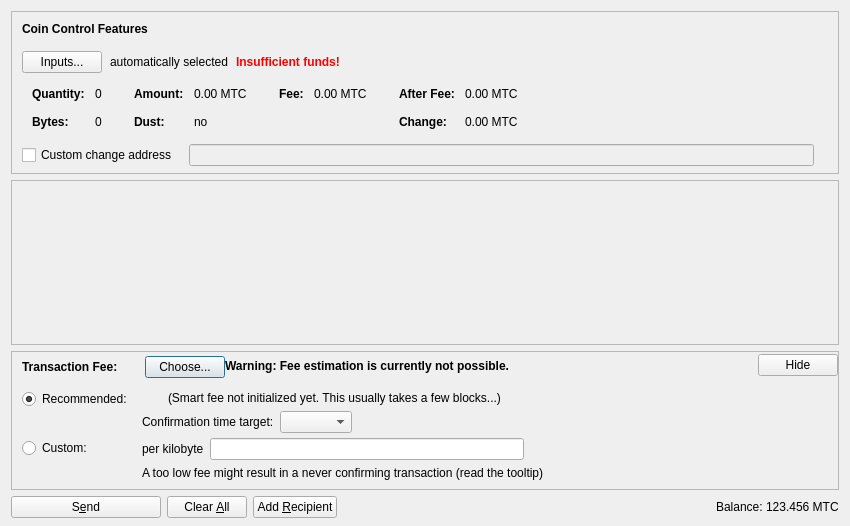
<?xml version="1.0" encoding="UTF-8"?>
<ui version="4.0">
 <class>SendCoinsDialog</class>
 <widget class="QDialog" name="SendCoinsDialog">
  <property name="geometry">
   <rect>
    <x>0</x>
    <y>0</y>
    <width>850</width>
    <height>526</height>
   </rect>
  </property>
  <property name="windowTitle">
   <string>Send Coins</string>
  </property>
  <layout class="QVBoxLayout" name="verticalLayout" stretch="0,1,0,0">
   <property name="bottomMargin">
    <number>8</number>
   </property>
   <item>
    <widget class="QFrame" name="frameCoinControl">
     <property name="sizePolicy">
      <sizepolicy hsizetype="Expanding" vsizetype="Expanding">
       <horstretch>0</horstretch>
       <verstretch>0</verstretch>
      </sizepolicy>
     </property>
     <property name="maximumSize">
      <size>
       <width>16777215</width>
       <height>16777215</height>
      </size>
     </property>
     <property name="frameShape">
      <enum>QFrame::StyledPanel</enum>
     </property>
     <property name="frameShadow">
      <enum>QFrame::Sunken</enum>
     </property>
     <layout class="QVBoxLayout" name="verticalLayoutCoinControl2">
      <property name="spacing">
       <number>0</number>
      </property>
      <property name="leftMargin">
       <number>0</number>
      </property>
      <property name="topMargin">
       <number>0</number>
      </property>
      <property name="rightMargin">
       <number>0</number>
      </property>
      <property name="bottomMargin">
       <number>6</number>
      </property>
      <item>
       <layout class="QVBoxLayout" name="verticalLayoutCoinControl" stretch="0,0,0,0,1">
        <property name="spacing">
         <number>0</number>
        </property>
        <property name="leftMargin">
         <number>10</number>
        </property>
        <property name="topMargin">
         <number>10</number>
        </property>
        <item>
         <layout class="QHBoxLayout" name="horizontalLayoutCoinControl1">
          <property name="bottomMargin">
           <number>15</number>
          </property>
          <item>
           <widget class="QLabel" name="labelCoinControlFeatures">
            <property name="sizePolicy">
             <sizepolicy hsizetype="Preferred" vsizetype="Maximum">
              <horstretch>0</horstretch>
              <verstretch>0</verstretch>
             </sizepolicy>
            </property>
            <property name="font">
             <font>
              <weight>75</weight>
              <bold>true</bold>
             </font>
            </property>
            <property name="styleSheet">
             <string notr="true">font-weight:bold;</string>
            </property>
            <property name="text">
             <string>Coin Control Features</string>
            </property>
           </widget>
          </item>
         </layout>
        </item>
        <item>
         <layout class="QHBoxLayout" name="horizontalLayoutCoinControl2" stretch="0,0,0,0">
          <property name="spacing">
           <number>8</number>
          </property>
          <property name="bottomMargin">
           <number>10</number>
          </property>
          <item>
           <widget class="QPushButton" name="pushButtonCoinControl">
            <property name="styleSheet">
             <string notr="true"/>
            </property>
            <property name="text">
             <string>Inputs...</string>
            </property>
            <property name="autoDefault">
             <bool>false</bool>
            </property>
           </widget>
          </item>
          <item>
           <widget class="QLabel" name="labelCoinControlAutomaticallySelected">
            <property name="text">
             <string>automatically selected</string>
            </property>
            <property name="margin">
             <number>5</number>
            </property>
           </widget>
          </item>
          <item>
           <widget class="QLabel" name="labelCoinControlInsuffFunds">
            <property name="font">
             <font>
              <weight>75</weight>
              <bold>true</bold>
             </font>
            </property>
            <property name="styleSheet">
             <string notr="true">color:red;font-weight:bold;</string>
            </property>
            <property name="text">
             <string>Insufficient funds!</string>
            </property>
            <property name="margin">
             <number>5</number>
            </property>
           </widget>
          </item>
          <item>
           <spacer name="horizontalSpacerCoinControl">
            <property name="orientation">
             <enum>Qt::Horizontal</enum>
            </property>
            <property name="sizeHint" stdset="0">
             <size>
              <width>40</width>
              <height>1</height>
             </size>
            </property>
           </spacer>
          </item>
         </layout>
        </item>
        <item>
         <widget class="QWidget" name="widgetCoinControl" native="true">
          <property name="sizePolicy">
           <sizepolicy hsizetype="Preferred" vsizetype="Preferred">
            <horstretch>0</horstretch>
            <verstretch>0</verstretch>
           </sizepolicy>
          </property>
          <property name="minimumSize">
           <size>
            <width>0</width>
            <height>0</height>
           </size>
          </property>
          <property name="styleSheet">
           <string notr="true"/>
          </property>
          <layout class="QHBoxLayout" name="horizontalLayoutCoinControl5">
           <property name="leftMargin">
            <number>0</number>
           </property>
           <property name="topMargin">
            <number>0</number>
           </property>
           <property name="rightMargin">
            <number>0</number>
           </property>
           <property name="bottomMargin">
            <number>0</number>
           </property>
           <item>
            <layout class="QHBoxLayout" name="horizontalLayoutCoinControl3" stretch="0,0,0,1">
             <property name="spacing">
              <number>20</number>
             </property>
             <property name="topMargin">
              <number>0</number>
             </property>
             <property name="bottomMargin">
              <number>10</number>
             </property>
             <item>
              <layout class="QFormLayout" name="formLayoutCoinControl1">
               <property name="horizontalSpacing">
                <number>10</number>
               </property>
               <property name="verticalSpacing">
                <number>14</number>
               </property>
               <property name="leftMargin">
                <number>10</number>
               </property>
               <property name="topMargin">
                <number>4</number>
               </property>
               <property name="rightMargin">
                <number>6</number>
               </property>
               <item row="0" column="0">
                <widget class="QLabel" name="labelCoinControlQuantityText">
                 <property name="font">
                  <font>
                   <weight>75</weight>
                   <bold>true</bold>
                  </font>
                 </property>
                 <property name="text">
                  <string>Quantity:</string>
                 </property>
                 <property name="margin">
                  <number>0</number>
                 </property>
                </widget>
               </item>
               <item row="0" column="1">
                <widget class="QLabel" name="labelCoinControlQuantity">
                 <property name="cursor">
                  <cursorShape>IBeamCursor</cursorShape>
                 </property>
                 <property name="contextMenuPolicy">
                  <enum>Qt::ActionsContextMenu</enum>
                 </property>
                 <property name="text">
                  <string notr="true">0</string>
                 </property>
                 <property name="margin">
                  <number>0</number>
                 </property>
                 <property name="textInteractionFlags">
                  <set>Qt::LinksAccessibleByMouse|Qt::TextSelectableByKeyboard|Qt::TextSelectableByMouse</set>
                 </property>
                </widget>
               </item>
               <item row="1" column="0">
                <widget class="QLabel" name="labelCoinControlBytesText">
                 <property name="font">
                  <font>
                   <weight>75</weight>
                   <bold>true</bold>
                  </font>
                 </property>
                 <property name="text">
                  <string>Bytes:</string>
                 </property>
                </widget>
               </item>
               <item row="1" column="1">
                <widget class="QLabel" name="labelCoinControlBytes">
                 <property name="cursor">
                  <cursorShape>IBeamCursor</cursorShape>
                 </property>
                 <property name="contextMenuPolicy">
                  <enum>Qt::ActionsContextMenu</enum>
                 </property>
                 <property name="text">
                  <string notr="true">0</string>
                 </property>
                 <property name="textInteractionFlags">
                  <set>Qt::LinksAccessibleByMouse|Qt::TextSelectableByKeyboard|Qt::TextSelectableByMouse</set>
                 </property>
                </widget>
               </item>
              </layout>
             </item>
             <item>
              <layout class="QFormLayout" name="formLayoutCoinControl2">
               <property name="horizontalSpacing">
                <number>10</number>
               </property>
               <property name="verticalSpacing">
                <number>14</number>
               </property>
               <property name="leftMargin">
                <number>6</number>
               </property>
               <property name="topMargin">
                <number>4</number>
               </property>
               <property name="rightMargin">
                <number>6</number>
               </property>
               <item row="0" column="0">
                <widget class="QLabel" name="labelCoinControlAmountText">
                 <property name="font">
                  <font>
                   <weight>75</weight>
                   <bold>true</bold>
                  </font>
                 </property>
                 <property name="text">
                  <string>Amount:</string>
                 </property>
                 <property name="margin">
                  <number>0</number>
                 </property>
                </widget>
               </item>
               <item row="0" column="1">
                <widget class="QLabel" name="labelCoinControlAmount">
                 <property name="cursor">
                  <cursorShape>IBeamCursor</cursorShape>
                 </property>
                 <property name="contextMenuPolicy">
                  <enum>Qt::ActionsContextMenu</enum>
                 </property>
                 <property name="text">
                  <string notr="true">0.00 MTC</string>
                 </property>
                 <property name="textInteractionFlags">
                  <set>Qt::LinksAccessibleByMouse|Qt::TextSelectableByKeyboard|Qt::TextSelectableByMouse</set>
                 </property>
                </widget>
               </item>
               <item row="1" column="0">
                <widget class="QLabel" name="labelCoinControlLowOutputText">
                 <property name="font">
                  <font>
                   <weight>75</weight>
                   <bold>true</bold>
                  </font>
                 </property>
                 <property name="text">
                  <string>Dust:</string>
                 </property>
                </widget>
               </item>
               <item row="1" column="1">
                <widget class="QLabel" name="labelCoinControlLowOutput">
                 <property name="cursor">
                  <cursorShape>IBeamCursor</cursorShape>
                 </property>
                 <property name="contextMenuPolicy">
                  <enum>Qt::ActionsContextMenu</enum>
                 </property>
                 <property name="text">
                  <string notr="true">no</string>
                 </property>
                 <property name="textInteractionFlags">
                  <set>Qt::LinksAccessibleByMouse|Qt::TextSelectableByKeyboard|Qt::TextSelectableByMouse</set>
                 </property>
                </widget>
               </item>
              </layout>
             </item>
             <item>
              <layout class="QFormLayout" name="formLayoutCoinControl3">
               <property name="horizontalSpacing">
                <number>10</number>
               </property>
               <property name="verticalSpacing">
                <number>14</number>
               </property>
               <property name="leftMargin">
                <number>6</number>
               </property>
               <property name="topMargin">
                <number>4</number>
               </property>
               <property name="rightMargin">
                <number>6</number>
               </property>
               <item row="0" column="0">
                <widget class="QLabel" name="labelCoinControlFeeText">
                 <property name="font">
                  <font>
                   <weight>75</weight>
                   <bold>true</bold>
                  </font>
                 </property>
                 <property name="text">
                  <string>Fee:</string>
                 </property>
                 <property name="margin">
                  <number>0</number>
                 </property>
                </widget>
               </item>
               <item row="0" column="1">
                <widget class="QLabel" name="labelCoinControlFee">
                 <property name="cursor">
                  <cursorShape>IBeamCursor</cursorShape>
                 </property>
                 <property name="contextMenuPolicy">
                  <enum>Qt::ActionsContextMenu</enum>
                 </property>
                 <property name="text">
                  <string notr="true">0.00 MTC</string>
                 </property>
                 <property name="textInteractionFlags">
                  <set>Qt::LinksAccessibleByMouse|Qt::TextSelectableByKeyboard|Qt::TextSelectableByMouse</set>
                 </property>
                </widget>
               </item>
              </layout>
             </item>
             <item>
              <layout class="QFormLayout" name="formLayoutCoinControl4">
               <property name="horizontalSpacing">
                <number>10</number>
               </property>
               <property name="verticalSpacing">
                <number>14</number>
               </property>
               <property name="leftMargin">
                <number>6</number>
               </property>
               <property name="topMargin">
                <number>4</number>
               </property>
               <property name="rightMargin">
                <number>6</number>
               </property>
               <item row="0" column="0">
                <widget class="QLabel" name="labelCoinControlAfterFeeText">
                 <property name="font">
                  <font>
                   <weight>75</weight>
                   <bold>true</bold>
                  </font>
                 </property>
                 <property name="text">
                  <string>After Fee:</string>
                 </property>
                 <property name="margin">
                  <number>0</number>
                 </property>
                </widget>
               </item>
               <item row="0" column="1">
                <widget class="QLabel" name="labelCoinControlAfterFee">
                 <property name="cursor">
                  <cursorShape>IBeamCursor</cursorShape>
                 </property>
                 <property name="contextMenuPolicy">
                  <enum>Qt::ActionsContextMenu</enum>
                 </property>
                 <property name="text">
                  <string notr="true">0.00 MTC</string>
                 </property>
                 <property name="textInteractionFlags">
                  <set>Qt::LinksAccessibleByMouse|Qt::TextSelectableByKeyboard|Qt::TextSelectableByMouse</set>
                 </property>
                </widget>
               </item>
               <item row="1" column="0">
                <widget class="QLabel" name="labelCoinControlChangeText">
                 <property name="font">
                  <font>
                   <weight>75</weight>
                   <bold>true</bold>
                  </font>
                 </property>
                 <property name="text">
                  <string>Change:</string>
                 </property>
                </widget>
               </item>
               <item row="1" column="1">
                <widget class="QLabel" name="labelCoinControlChange">
                 <property name="cursor">
                  <cursorShape>IBeamCursor</cursorShape>
                 </property>
                 <property name="contextMenuPolicy">
                  <enum>Qt::ActionsContextMenu</enum>
                 </property>
                 <property name="text">
                  <string notr="true">0.00 MTC</string>
                 </property>
                 <property name="textInteractionFlags">
                  <set>Qt::LinksAccessibleByMouse|Qt::TextSelectableByKeyboard|Qt::TextSelectableByMouse</set>
                 </property>
                </widget>
               </item>
              </layout>
             </item>
            </layout>
           </item>
          </layout>
         </widget>
        </item>
        <item>
         <layout class="QHBoxLayout" name="horizontalLayoutCoinControl4" stretch="0,0,0">
          <property name="spacing">
           <number>12</number>
          </property>
          <property name="sizeConstraint">
           <enum>QLayout::SetDefaultConstraint</enum>
          </property>
          <property name="topMargin">
           <number>5</number>
          </property>
          <property name="rightMargin">
           <number>5</number>
          </property>
          <item>
           <widget class="QCheckBox" name="checkBoxCoinControlChange">
            <property name="toolTip">
             <string>If this is activated, but the change address is empty or invalid, change will be sent to a newly generated address.</string>
            </property>
            <property name="text">
             <string>Custom change address</string>
            </property>
           </widget>
          </item>
          <item>
           <widget class="QValidatedLineEdit" name="lineEditCoinControlChange">
            <property name="enabled">
             <bool>false</bool>
            </property>
            <property name="sizePolicy">
             <sizepolicy hsizetype="Expanding" vsizetype="Fixed">
              <horstretch>0</horstretch>
              <verstretch>0</verstretch>
             </sizepolicy>
            </property>
           </widget>
          </item>
          <item>
           <widget class="QLabel" name="labelCoinControlChangeLabel">
            <property name="sizePolicy">
             <sizepolicy hsizetype="Preferred" vsizetype="Expanding">
              <horstretch>0</horstretch>
              <verstretch>0</verstretch>
             </sizepolicy>
            </property>
            <property name="minimumSize">
             <size>
              <width>0</width>
              <height>0</height>
             </size>
            </property>
            <property name="text">
             <string/>
            </property>
            <property name="margin">
             <number>3</number>
            </property>
           </widget>
          </item>
         </layout>
        </item>
        <item>
         <spacer name="verticalSpacerCoinControl">
          <property name="orientation">
           <enum>Qt::Vertical</enum>
          </property>
          <property name="sizeHint" stdset="0">
           <size>
            <width>800</width>
            <height>1</height>
           </size>
          </property>
         </spacer>
        </item>
       </layout>
      </item>
     </layout>
    </widget>
   </item>
   <item>
    <widget class="QScrollArea" name="scrollArea">
     <property name="widgetResizable">
      <bool>true</bool>
     </property>
     <widget class="QWidget" name="scrollAreaWidgetContents">
      <property name="geometry">
       <rect>
        <x>0</x>
        <y>0</y>
        <width>830</width>
        <height>104</height>
       </rect>
      </property>
      <layout class="QVBoxLayout" name="verticalLayout_2" stretch="0,1">
       <property name="leftMargin">
        <number>0</number>
       </property>
       <property name="topMargin">
        <number>0</number>
       </property>
       <property name="rightMargin">
        <number>0</number>
       </property>
       <property name="bottomMargin">
        <number>0</number>
       </property>
       <item>
        <layout class="QVBoxLayout" name="entries">
         <property name="spacing">
          <number>6</number>
         </property>
        </layout>
       </item>
       <item>
        <spacer name="verticalSpacer">
         <property name="orientation">
          <enum>Qt::Vertical</enum>
         </property>
         <property name="sizeHint" stdset="0">
          <size>
           <width>20</width>
           <height>40</height>
          </size>
         </property>
        </spacer>
       </item>
      </layout>
     </widget>
    </widget>
   </item>
   <item>
    <widget class="QFrame" name="frameFee">
     <property name="sizePolicy">
      <sizepolicy hsizetype="Expanding" vsizetype="Expanding">
       <horstretch>0</horstretch>
       <verstretch>0</verstretch>
      </sizepolicy>
     </property>
     <property name="maximumSize">
      <size>
       <width>16777215</width>
       <height>16777215</height>
      </size>
     </property>
     <property name="frameShape">
      <enum>QFrame::StyledPanel</enum>
     </property>
     <property name="frameShadow">
      <enum>QFrame::Sunken</enum>
     </property>
     <layout class="QVBoxLayout" name="verticalLayoutFee1">
      <property name="spacing">
       <number>0</number>
      </property>
      <property name="leftMargin">
       <number>0</number>
      </property>
      <property name="topMargin">
       <number>0</number>
      </property>
      <property name="rightMargin">
       <number>0</number>
      </property>
      <property name="bottomMargin">
       <number>0</number>
      </property>
      <item>
       <layout class="QVBoxLayout" name="verticalLayoutFee2" stretch="0,0,0">
        <property name="spacing">
         <number>0</number>
        </property>
        <property name="leftMargin">
         <number>10</number>
        </property>
        <property name="topMargin">
         <number>0</number>
        </property>
        <item>
         <layout class="QHBoxLayout" name="horizontalLayoutFee1">
          <property name="bottomMargin">
           <number>0</number>
          </property>
          <item>
           <layout class="QVBoxLayout" name="verticalLayoutFee7">
            <property name="spacing">
             <number>0</number>
            </property>
            <item>
             <spacer name="verticalSpacerSmartFee">
              <property name="orientation">
               <enum>Qt::Vertical</enum>
              </property>
              <property name="sizeType">
               <enum>QSizePolicy::Fixed</enum>
              </property>
              <property name="sizeHint" stdset="0">
               <size>
                <width>1</width>
                <height>4</height>
               </size>
              </property>
             </spacer>
            </item>
            <item>
             <layout class="QHBoxLayout" name="horizontalLayoutSmartFee">
              <property name="spacing">
               <number>10</number>
              </property>
              <item>
               <widget class="QLabel" name="labelFeeHeadline">
                <property name="sizePolicy">
                 <sizepolicy hsizetype="Preferred" vsizetype="Maximum">
                  <horstretch>0</horstretch>
                  <verstretch>0</verstretch>
                 </sizepolicy>
                </property>
                <property name="font">
                 <font>
                  <weight>75</weight>
                  <bold>true</bold>
                 </font>
                </property>
                <property name="styleSheet">
                 <string notr="true">font-weight:bold;</string>
                </property>
                <property name="text">
                 <string>Transaction Fee:</string>
                </property>
               </widget>
              </item>
              <item>
               <widget class="QLabel" name="labelFeeMinimized">
                <property name="text">
                 <string/>
                </property>
               </widget>
              </item>
              <item>
               <widget class="QPushButton" name="buttonChooseFee">
                <property name="text">
                 <string>Choose...</string>
                </property>
               </widget>
              </item>
             </layout>
            </item>
            <item>
             <spacer name="verticalSpacer_5">
              <property name="orientation">
               <enum>Qt::Vertical</enum>
              </property>
              <property name="sizeHint" stdset="0">
               <size>
                <width>1</width>
                <height>1</height>
               </size>
              </property>
             </spacer>
            </item>
           </layout>
          </item>
          <item>
           <widget class="QLabel" name="fallbackFeeWarningLabel">
            <property name="toolTip">
             <string>Using the fallbackfee can result in sending a transaction that will take several hours or days (or never) to confirm. Consider choosing your fee manually or wait until you have validated the complete chain.</string>
            </property>
            <property name="font">
            <font>
                <weight>75</weight>
                <bold>true</bold>
            </font>
            </property>
            <property name="text">
             <string>Warning: Fee estimation is currently not possible.</string>
            </property>
            <property name="wordWrap">
             <bool>false</bool>
            </property>
           </widget>
          </item>
          <item>
           <spacer name="horizontalSpacer_4">
            <property name="orientation">
             <enum>Qt::Horizontal</enum>
            </property>
            <property name="sizeType">
             <enum>QSizePolicy::MinimumExpanding</enum>
            </property>
            <property name="sizeHint" stdset="0">
             <size>
              <width>40</width>
              <height>20</height>
             </size>
            </property>
           </spacer>
          </item>
          <item>
           <widget class="QPushButton" name="buttonMinimizeFee">
            <property name="toolTip">
             <string>collapse fee-settings</string>
            </property>
            <property name="text">
             <string>Hide</string>
            </property>
           </widget>
          </item>
         </layout>
        </item>
        <item>
         <widget class="QFrame" name="frameFeeSelection">
          <layout class="QVBoxLayout" name="verticalLayoutFee12">
           <property name="spacing">
            <number>0</number>
           </property>
           <property name="leftMargin">
            <number>0</number>
           </property>
           <property name="topMargin">
            <number>0</number>
           </property>
           <property name="rightMargin">
            <number>0</number>
           </property>
           <property name="bottomMargin">
            <number>0</number>
           </property>
           <item>
            <layout class="QGridLayout" name="gridLayoutFee">
             <property name="topMargin">
              <number>10</number>
             </property>
             <property name="bottomMargin">
              <number>4</number>
             </property>
             <property name="horizontalSpacing">
              <number>10</number>
             </property>
             <property name="verticalSpacing">
              <number>4</number>
             </property>
             <item row="1" column="1">
              <layout class="QVBoxLayout" name="verticalLayoutFee8">
               <property name="spacing">
                <number>6</number>
               </property>
               <item>
                <layout class="QHBoxLayout" name="horizontalLayoutFee13">
                 <item>
                  <widget class="QLabel" name="labelCustomPerKilobyte">
                   <property name="toolTip">
                    <string>Specify a custom fee per kB (1,000 bytes) of the transaction's virtual size.

Note:  Since the fee is calculated on a per-byte basis, a fee of "100 satoshis per kB" for a transaction size of 500 bytes (half of 1 kB) would ultimately yield a fee of only 50 satoshis.</string>
                   </property>
                   <property name="text">
                    <string>per kilobyte</string>
                   </property>
                  </widget>
                 </item>
                 <item>
                  <widget class="BitcoinAmountField" name="customFee"/>
                 </item>
                 <item>
                  <spacer name="horizontalSpacer_6">
                   <property name="orientation">
                    <enum>Qt::Horizontal</enum>
                   </property>
                   <property name="sizeHint" stdset="0">
                    <size>
                     <width>1</width>
                     <height>1</height>
                    </size>
                   </property>
                  </spacer>
                 </item>
                </layout>
               </item>
               <item>
                <layout class="QHBoxLayout" name="horizontalLayoutFee8">
                 <item>
                  <widget class="QLabel" name="labelCustomFeeWarning">
                   <property name="enabled">
                    <bool>true</bool>
                   </property>
                   <property name="toolTip">
                    <string>When there is less transaction volume than space in the blocks, miners as well as relaying nodes may enforce a minimum fee. Paying only this minimum fee is just fine, but be aware that this can result in a never confirming transaction once there is more demand for muncatascoin transactions than the network can process.</string>
                   </property>
                   <property name="text">
                    <string>A too low fee might result in a never confirming transaction (read the tooltip)</string>
                   </property>
                  </widget>
                 </item>
                 <item>
                  <spacer name="horizontalSpacer_2">
                   <property name="orientation">
                    <enum>Qt::Horizontal</enum>
                   </property>
                   <property name="sizeHint" stdset="0">
                    <size>
                     <width>1</width>
                     <height>1</height>
                    </size>
                   </property>
                  </spacer>
                 </item>
                </layout>
               </item>
              </layout>
             </item>
             <item row="0" column="0">
              <layout class="QVBoxLayout" name="verticalLayoutFee4" stretch="0,1">
               <item>
                <widget class="QRadioButton" name="radioSmartFee">
                 <property name="text">
                  <string>Recommended:</string>
                 </property>
                 <property name="checked">
                  <bool>true</bool>
                 </property>
                 <attribute name="buttonGroup">
                  <string notr="true">groupFee</string>
                 </attribute>
                </widget>
               </item>
               <item>
                <spacer name="verticalSpacer_2">
                 <property name="orientation">
                  <enum>Qt::Vertical</enum>
                 </property>
                 <property name="sizeHint" stdset="0">
                  <size>
                   <width>1</width>
                   <height>1</height>
                  </size>
                 </property>
                </spacer>
               </item>
              </layout>
             </item>
             <item row="1" column="0">
              <layout class="QVBoxLayout" name="verticalLayoutFee9" stretch="0,1">
               <item>
                <widget class="QRadioButton" name="radioCustomFee">
                 <property name="text">
                  <string>Custom:</string>
                 </property>
                 <attribute name="buttonGroup">
                  <string notr="true">groupFee</string>
                 </attribute>
                </widget>
               </item>
               <item>
                <spacer name="verticalSpacer_6">
                 <property name="orientation">
                  <enum>Qt::Vertical</enum>
                 </property>
                 <property name="sizeHint" stdset="0">
                  <size>
                   <width>1</width>
                   <height>1</height>
                  </size>
                 </property>
                </spacer>
               </item>
              </layout>
             </item>
             <item row="0" column="1">
              <layout class="QVBoxLayout" name="verticalLayoutFee3" stretch="0,0,1">
               <property name="spacing">
                <number>6</number>
               </property>
               <property name="topMargin">
                <number>2</number>
               </property>
               <item>
                <layout class="QHBoxLayout" name="horizontalLayoutFee12">
                 <item>
                  <widget class="QLabel" name="labelSmartFee">
                   <property name="text">
                    <string/>
                   </property>
                  </widget>
                 </item>
                 <item>
                  <widget class="QLabel" name="labelFeeEstimation">
                   <property name="text">
                    <string/>
                   </property>
                  </widget>
                 </item>
                 <item>
                  <widget class="QLabel" name="labelSmartFee2">
                   <property name="text">
                    <string>(Smart fee not initialized yet. This usually takes a few blocks...)</string>
                   </property>
                  </widget>
                 </item>
                 <item>
                  <spacer name="horizontalSpacer_5">
                   <property name="orientation">
                    <enum>Qt::Horizontal</enum>
                   </property>
                   <property name="sizeHint" stdset="0">
                    <size>
                     <width>1</width>
                     <height>1</height>
                    </size>
                   </property>
                  </spacer>
                 </item>
                </layout>
               </item>
               <item>
                <layout class="QHBoxLayout" name="horizontalLayoutFee9">
                 <item>
                  <layout class="QVBoxLayout" name="verticalLayoutFee6">
                   <item>
                    <widget class="QLabel" name="labelSmartFee3">
                     <property name="text">
                      <string>Confirmation time target:</string>
                     </property>
                    </widget>
                   </item>
                  </layout>
                 </item>
                 <item>
                  <layout class="QVBoxLayout" name="verticalLayoutFee5">
                   <property name="rightMargin">
                    <number>30</number>
                   </property>
                   <item>
                    <layout class="QHBoxLayout" name="horizontalLayoutConfTarget">
                     <property name="bottomMargin">
                      <number>0</number>
                     </property>
                     <item>
                      <widget class="QComboBox" name="confTargetSelector"/>
                     </item>
                     <item>
                      <spacer name="horizontalSpacerConfTarget">
                       <property name="orientation">
                        <enum>Qt::Horizontal</enum>
                       </property>
                       <property name="sizeHint" stdset="0">
                        <size>
                         <width>40</width>
                         <height>20</height>
                        </size>
                       </property>
                      </spacer>
                     </item>
                    </layout>
                   </item>
                  </layout>
                 </item>
                </layout>
               </item>
               <item>
                <spacer name="verticalSpacer_4">
                 <property name="orientation">
                  <enum>Qt::Vertical</enum>
                 </property>
                 <property name="sizeHint" stdset="0">
                  <size>
                   <width>1</width>
                   <height>1</height>
                  </size>
                 </property>
                </spacer>
               </item>
              </layout>
             </item>
            </layout>
           </item>
          </layout>
         </widget>
        </item>
        <item>
         <spacer name="verticalSpacerFee">
          <property name="orientation">
           <enum>Qt::Vertical</enum>
          </property>
          <property name="sizeHint" stdset="0">
           <size>
            <width>40</width>
            <height>5</height>
           </size>
          </property>
         </spacer>
        </item>
       </layout>
      </item>
     </layout>
    </widget>
   </item>
   <item>
    <layout class="QHBoxLayout" name="horizontalLayout">
     <item>
      <widget class="QPushButton" name="sendButton">
       <property name="minimumSize">
        <size>
         <width>150</width>
         <height>0</height>
        </size>
       </property>
       <property name="toolTip">
        <string>Confirm the send action</string>
       </property>
       <property name="text">
        <string>S&amp;end</string>
       </property>
       <property name="icon">
        <iconset resource="../bitcoin.qrc">
         <normaloff>:/icons/send</normaloff>:/icons/send</iconset>
       </property>
       <property name="autoDefault">
        <bool>false</bool>
       </property>
       <property name="default">
        <bool>false</bool>
       </property>
      </widget>
     </item>
     <item>
      <widget class="QPushButton" name="clearButton">
       <property name="sizePolicy">
        <sizepolicy hsizetype="Minimum" vsizetype="Fixed">
         <horstretch>0</horstretch>
         <verstretch>0</verstretch>
        </sizepolicy>
       </property>
       <property name="toolTip">
        <string>Clear all fields of the form.</string>
       </property>
       <property name="text">
        <string>Clear &amp;All</string>
       </property>
       <property name="icon">
        <iconset resource="../bitcoin.qrc">
         <normaloff>:/icons/remove</normaloff>:/icons/remove</iconset>
       </property>
       <property name="autoDefault">
        <bool>false</bool>
       </property>
      </widget>
     </item>
     <item>
      <widget class="QPushButton" name="addButton">
       <property name="toolTip">
        <string>Send to multiple recipients at once</string>
       </property>
       <property name="text">
        <string>Add &amp;Recipient</string>
       </property>
       <property name="icon">
        <iconset resource="../bitcoin.qrc">
         <normaloff>:/icons/add</normaloff>:/icons/add</iconset>
       </property>
       <property name="autoDefault">
        <bool>false</bool>
       </property>
      </widget>
     </item>
     <item>
      <spacer name="horizontalSpacer">
       <property name="orientation">
        <enum>Qt::Horizontal</enum>
       </property>
       <property name="sizeHint" stdset="0">
        <size>
         <width>40</width>
         <height>20</height>
        </size>
       </property>
      </spacer>
     </item>
     <item>
      <layout class="QHBoxLayout" name="horizontalLayout_2">
       <property name="spacing">
        <number>3</number>
       </property>
       <item>
        <widget class="QLabel" name="label">
         <property name="sizePolicy">
          <sizepolicy hsizetype="Preferred" vsizetype="Fixed">
           <horstretch>0</horstretch>
           <verstretch>0</verstretch>
          </sizepolicy>
         </property>
         <property name="text">
          <string>Balance:</string>
         </property>
        </widget>
       </item>
       <item>
        <widget class="QLabel" name="labelBalance">
         <property name="sizePolicy">
          <sizepolicy hsizetype="Preferred" vsizetype="Fixed">
           <horstretch>0</horstretch>
           <verstretch>0</verstretch>
          </sizepolicy>
         </property>
         <property name="cursor">
          <cursorShape>IBeamCursor</cursorShape>
         </property>
         <property name="text">
          <string notr="true">123.456 MTC</string>
         </property>
         <property name="textInteractionFlags">
          <set>Qt::LinksAccessibleByMouse|Qt::TextSelectableByKeyboard|Qt::TextSelectableByMouse</set>
         </property>
        </widget>
       </item>
      </layout>
     </item>
    </layout>
   </item>
  </layout>
 </widget>
 <customwidgets>
  <customwidget>
   <class>QValidatedLineEdit</class>
   <extends>QLineEdit</extends>
   <header>qt/qvalidatedlineedit.h</header>
  </customwidget>
  <customwidget>
   <class>BitcoinAmountField</class>
   <extends>QLineEdit</extends>
   <header>qt/bitcoinamountfield.h</header>
   <container>1</container>
  </customwidget>
 </customwidgets>
 <resources>
  <include location="../bitcoin.qrc"/>
 </resources>
 <connections/>
 <buttongroups>
  <buttongroup name="groupFee"/>
 </buttongroups>
</ui>
